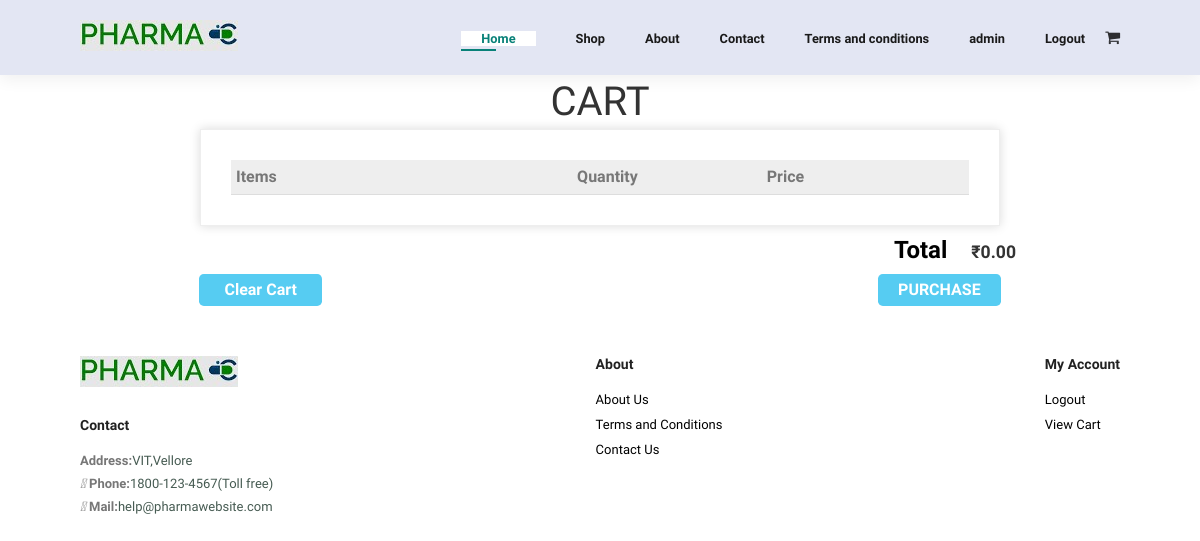
Before: /cart (signed in) with the older database file.
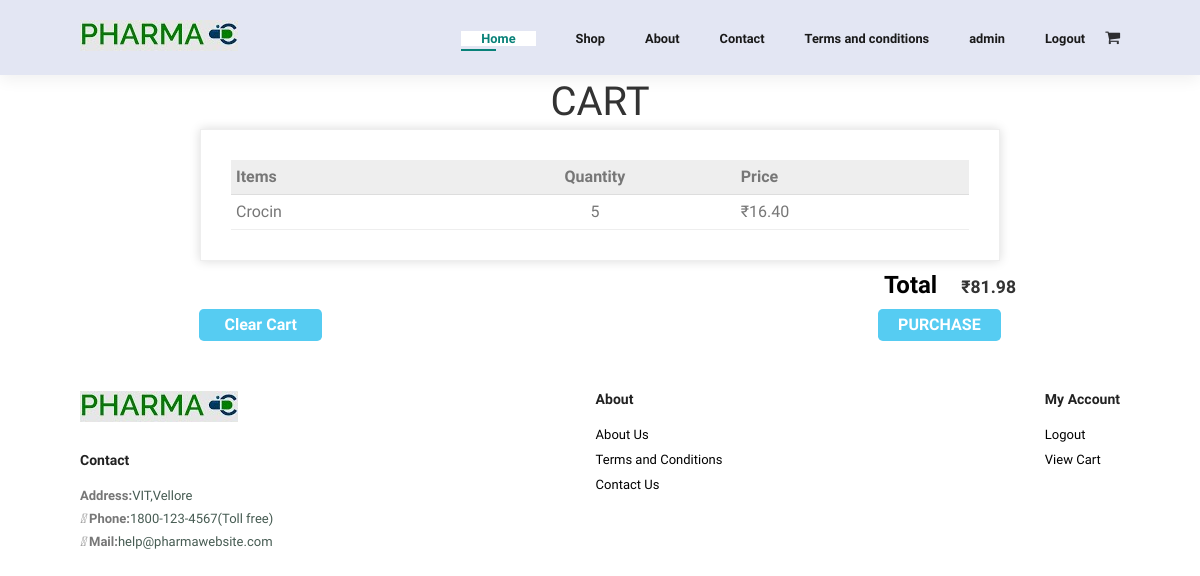
After: the same page with the newer database file.
### inventory/models.py (models this page shows, shortened)
class ItemMain(models.Model):
    itemid = models.AutoField(primary_key=True)
    itemname = models.CharField(max_length=50)
    discount = models.DecimalField(decimal_places=2, max_digits=25)
    price = models.DecimalField(decimal_places=2, max_digits=25)
    type = models.ForeignKey(ItemsCat, on_delete=models.CASCADE)
    composition = models.TextField()
    manufacturingdate = models.DateField()
    expirydate = models.DateField()
    quantity = models.IntegerField(default=0)
    slug = models.SlugField(max_length=50, unique=True,
                            default="", editable=False)
    def __str__(self) -> str:
        return str(self.itemid)

### inventory/views.py (the view)
# urls.py: path('cart', views.cart, name="cart"),
@login_required(login_url='login')
def cart(request):
    context = {}
    total_amount = 0
    if request.method == "GET":
        user = request.user
        items = UserCart.objects.filter(
            user=User.objects.filter(username=user)[0]
        )
        l = {}
        for i in items:
            ll = []
            item = ItemMain.objects.filter(slug=i.itemid)[0]
            ll.append(item.itemid)
            ll.append(item.itemname)
            price = item.price
            discount = item.discount
            newPrice = price - (price * discount)/100
            ll.append(newPrice)
            if tuple(ll) in l.keys():
                l[tuple(ll)] += 1
            else:
                l[tuple(ll)] = 1
            total_amount += newPrice
        context['items'] = l
        context['total'] = total_amount
    return render(request, 'inventory/cart.html', context)

### templates/inventory/cart.html (shortened to what this page needs)
{% extends "base.html" %}
{% load static %}
{% block home %}
<link rel="stylesheet" href="{% static 'css/cart.css' %}">
<section class="container content-section">
    <h2 class="section-header">CART</h2>
    <div class="invoice-box">
        <table cellpadding="0" cellspacing="0">
            <tr class="heading">
                <td>Items</td>
                <td style="text-align:center">Quantity</td>
                <td>Price</td>
            </tr>
            {% for item, quantity in items.items %}
            <tr class="item">
                <td>{{ item.1 }}</td>
                <td style="text-align:center">{{ quantity }}</td>
                <td> ₹{{ item.2|floatformat:2 }}</td>
            </tr>
            {% endfor %}
        </table>
    </div>
    <div class="cart-total">
        <strong class="cart-total-title">Total</strong>
        <span class="cart-total-price" style="font-weight:bold">₹{{ total|floatformat:2 }}</span>
    </div>
    <div class="align-btns">
        <a href="{% url 'clear_cart' %}" class="btn btn-primary btn-purchase" type="button"
            style="width: 15%; text-decoration: none;">Clear Cart</a>
        <a href="{% url 'customer_details' %}" class="btn btn-primary btn-purchase" type="button"
            style="width: 15%; text-decoration: none;">PURCHASE</a>
    </div>
</section>
{% endblock home %}

### templates/base.html (shortened to what this page needs)
{% load static %}
<!DOCTYPE html>
<html lang="en">
<head>
</head>
<body>
    {% include 'navbar.html' %}
    {% block home %}
    {% endblock home %}
    {% include 'footer.html' %}
</body>
</html>

### templates/navbar.html
{% load static %}
<link rel="stylesheet" href="{% static 'css/navbar.css' %}">
<link rel="stylesheet" href="https://cdnjs.cloudflare.com/ajax/libs/font-awesome/4.7.0/css/font-awesome.min.css">
<section id="header">
    <a href="#"><img src="{% static 'img/logo.jpg'%}" class="logo" alt=""></a>
    <div>
        <ul id="navbar">
            <li><a class="active" href="{% url 'homepage' %}">Home</a></li>
            <li><a class="" href="{% url 'view' %}">Shop</a></li>
            <li><a class="" href="{% url 'about' %}">About</a></li>
            <li><a class="" href="{% url 'contact' %}">Contact</a></li>
            <li><a class="" href="{% url 'tnc' %}">Terms and conditions</a></li>
            {% if user.is_authenticated %}
            <li>
                <a class="" href="{% url 'homepage' %}" class="dropdown-item">{{ user }}</a>
            </li>
            <li>
                <a class="" href="{% url 'logout' %}" class="dropdown-item">Logout</a>
            </li>
            {% else %}
            <li>
                <a class="" href="{% url 'login' %}" class="dropdown-item">Login</a>
            </li>
            {% endif %}
            <a class="" href="{% url 'cart' %}"><i class="fa fa-shopping-cart"
                    style="color: rgba(0, 0, 0, 0.805)"></i></a>
        </ul>
    </div>
</section>

### templates/footer.html (shortened to what this page needs)
{% load static %}
<link rel="stylesheet" href="{% static 'css/footer.css' %}">
<footer class="section-p1">
    <div class="col">
        <img class="logo" src="{% static 'img/logo.jpg' %}" alt="">
        <h4>Contact</h4>
        <p>  <strong>Address:</strong>VIT,Vellore</p>
        <p> <i class="fa-solid fa-phone"></i> <strong>Phone:</strong>1800-123-4567(Toll free)</p>
        <p> <i class="fa-solid fa-envelope"></i> <strong>Mail:</strong>help@pharmawebsite.com</p>
    </div>
    <div class="col">
        <h4>About</h4>
        <a href="{% url 'about' %}">About Us</a>
        <a href="{% url 'tnc' %}">Terms and Conditions</a>
        <a href="{% url 'contact' %}">Contact Us</a>
    </div>
    <div class="col">
        <h4>My Account</h4>
        {% if user.is_authenticated %}
        <a class="" href="{% url 'logout' %}" class="dropdown-item">Logout</a>
        {% else %}
        <a class="" href="{% url 'login' %}" class="dropdown-item">Login</a>
        {% endif %}
        <a href="{% url 'cart' %}">View Cart</a>
    </div>
</footer>

### static_in_env/css/navbar.css (style rules this page uses)
* { margin: 0; padding: 0; box-sizing: border-box; font-family: 'Spartan', sans-serif; }
#header { display: flex; align-items: center; justify-content: space-between; padding: 20px 80px; background: #E3E6F3; box-shadow: 0 5px 15px rgba(0, 0, 0, 0.06); z-index: 999; position: sticky; top: 0; left: 0 }
#navbar { display: flex; align-items: center; justify-content: center; }
#navbar li { list-style: none; padding: 0 20px; position: relative; }
#navbar li a { text-decoration: none; font-size: 0.8rem; font-weight: 600; color: #1a1a1a; transition: 0.3s ease; }
#navbar li a:hover, #navbar li a.active { color: #088178; }
#navbar li a.active::after, #navbar li a:hover::after { content: ""; width: 30%; height: 2px; background: #088178; position: absolute; bottom: -4px; left: 20px }
body { margin: 0; padding: 0; font-family: sans-serif; background-image: url("b2g.png"); background-repeat: no-repeat; }
.active { width: 1000px; min-height: 688px; background-color: white; margin: 0 auto; padding: 0px 20px 0px 20px; }

### static_in_env/css/cart.css (style rules this page uses)
* { box-sizing: border-box; font-family: Raleway; color: #777; }
html, body { margin: 0; padding: 0; min-height: 100%; }
.content-section { margin: 1em; }
.container { max-width: 900px; margin: 0 auto; padding: 0 1.5em; }
.section-header { font-family: "Metal Mania"; font-weight: normal; color: #333; text-align: center; font-size: 2.5em; }
.btn { text-align: center; vertical-align: middle; padding: 0.4em; cursor: pointer; }
.btn-primary { color: white; background-color: #56CCF2; border: none; border-radius: .3em; font-weight: bold; }
.cart-total { text-align: end; margin-top: 10px; margin-right: 10px; }
.cart-total-title { font-weight: bold; font-size: 1.5em; color: black; margin-right: 20px; }
.cart-total-price { color: #333; font-size: 1.1em; }
.align-btns { display: flex; align-items: center; justify-content: space-between; margin: 0px 15px; }
.btn-purchase { margin: 10px; font-size: 1em; }
.invoice-box { max-width: 800px; margin: auto; padding: 30px; border: 1px solid #eee; box-shadow: 0 0 10px rgba(0, 0, 0, 0.15); font-size: 16px; line-height: 24px; font-family: 'Helvetica Neue', 'Helvetica', Helvetica, Arial, sans-serif; color: #555; }
.invoice-box table { width: 100%; line-height: inherit; text-align: left; }
.invoice-box table td { padding: 5px; vertical-align: top; }
.invoice-box table tr td:nth-child(2) { text-align: right; }
.invoice-box table tr.heading td { background: #eee; border-bottom: 1px solid #ddd; font-weight: bold; }
.invoice-box table tr.item td { border-bottom: 1px solid #eee; }

### static_in_env/css/footer.css (style rules this page uses)
* { margin:0; padding:0; box-sizing: border-box; font-family:'Spartan', sans-serif; }
h2 { font: size 46px; line-height: 54px; color: #222; }
h4 { font: size 20px; color: #222; }
p { font-size: 16px; color:#465b52; margin: 15px 0 20px 0; }
.section-p1 { padding: 40px 80px; }
footer .col { display:flex; flex-direction: column; align-items:flex-start; margin-bottom: 20px; }
footer .logo { margin-bottom:30px; }
footer { display:flex; flex-wrap: wrap; justify-content:space-between; }
footer h4 { font-size:14px; padding-bottom: 20px; }
footer p { font-size:13px; margin: 0 0 8px 0; }
footer a { font-size:13px; text-decoration: none; color:black; margin-bottom: 10px; }

Changed rows visible on the page:
now on this page (row edited): ItemMain: itemname "Crocin"
Other visible differences:
{{ total|floatformat:2 }}: "0.00" → "81.98"
new list line: "5 ₹ 16.40"
